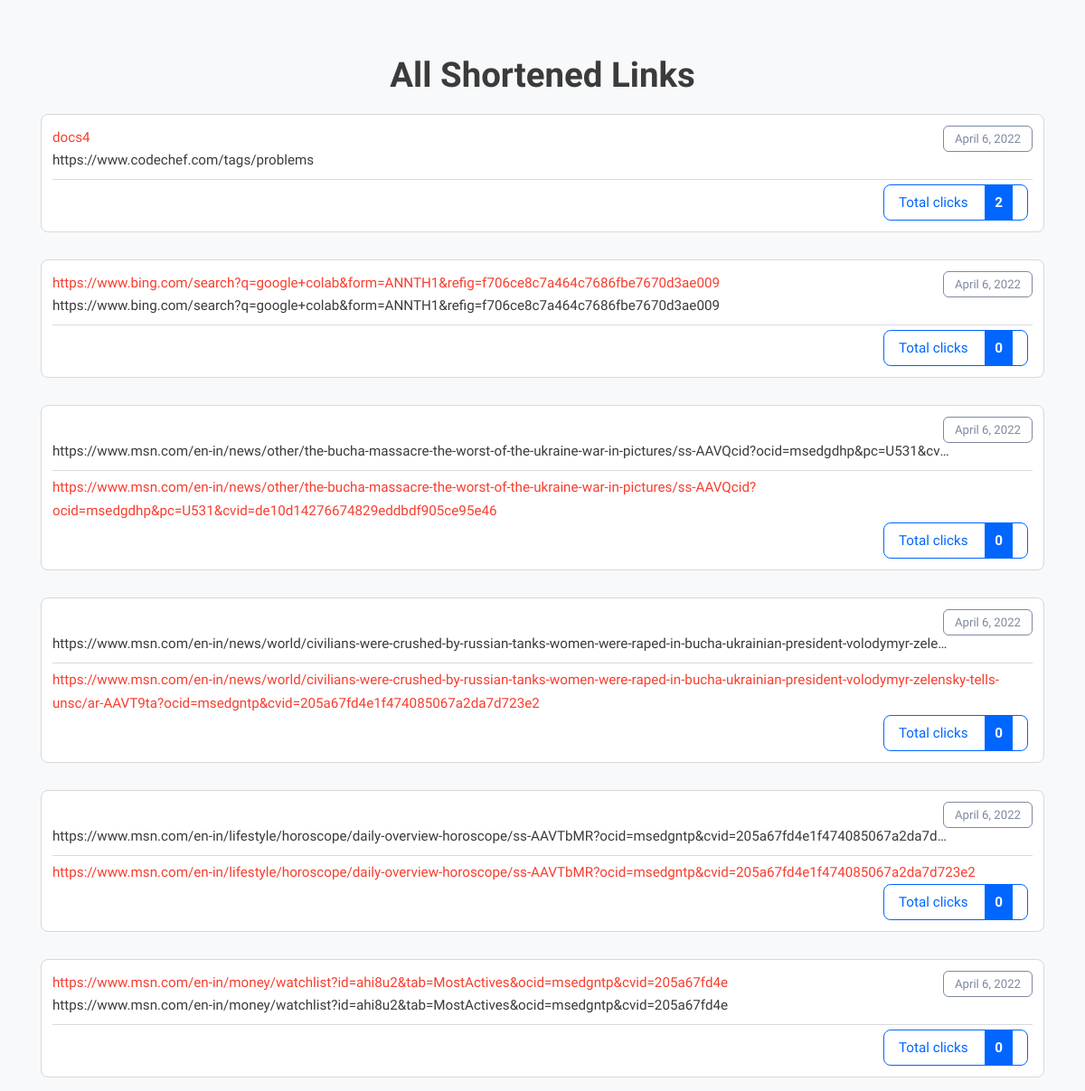
The page /all-links on the database as committed earlier.
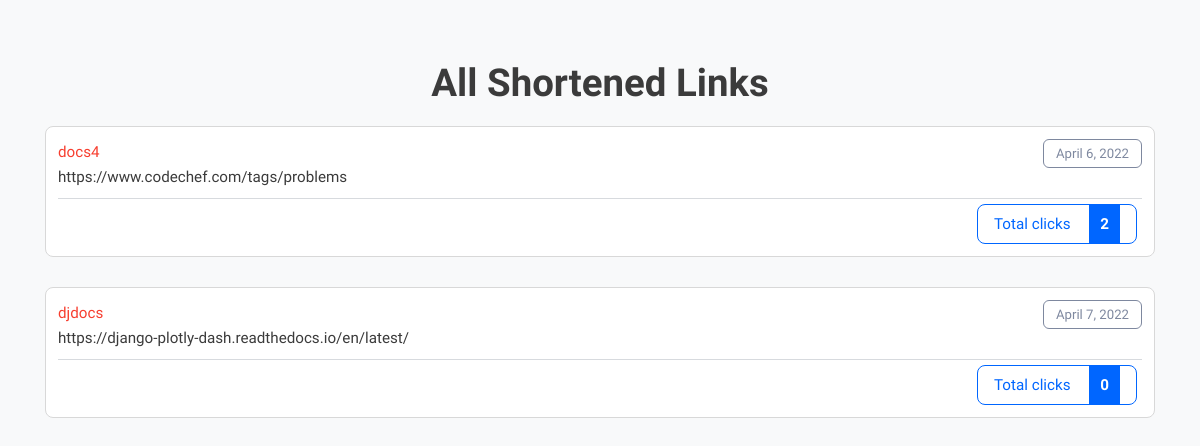
The same page on the database as committed later.
### myapp/models.py (models this page shows)
class LongToShort(models.Model):
    long_url = models.URLField(max_length=500)
    short_url = models.CharField(max_length=50, unique=True)
    date = models.DateField(auto_now_add=True)
    clicks = models.IntegerField(default=0)

### myapp/views.py (the view)
# urls.py: path('all-links',views.all_links),
def all_links(request):
    rows = LongToShort.objects.all()
    context = {'rows':rows}
    return render(request,'all-links.html',context)

### myapp/templates/all-links.html (shortened to what this page needs)
{% load static %}
<!DOCTYPE html>
<html lang="en" class="">
<head>
	<link rel="stylesheet" href="{% static 'bootstrap.min.css' %}" type="text/css" media="screen">
	<link rel="stylesheet" href="{% static 'style.css' %}" type="text/css" media="screen">
</head>
<body class="pace-done lout_stats30">
	<main id="content" role="main" class="wyniki wyniki_all">
		<div class="container">
			<div class="row">
				<div class="col-12 page_log_in mt-0">
					<h2 class="h1" style="text-align: center;">All Shortened Links</h2>
				</div>
                {% for obj in rows %}
				<div class="url_options url_stats_o" id="1">
					<p class="data_link">{{obj.date}}</p>
					<p class="url_link">
						{{obj.long_url}}
					</p>
					<p id="link" class="link_element">
						<a href="{{obj.short_url}}" class="short_url_l" target="blank">
							{{obj.short_url}}</a>
					</p>
					<div class="stats_total btn-cutt click_stats btn_norm">
						<div>Total clicks <strong class="allClicks">{{obj.clicks}}</strong></div>
					</div>
				</div>
                {% endfor %}
			</div>
		</div>
	</main>
</body>
</html>

Rows that differ between the two databases and show on the page:
removed LongToShort: date "April 6, 2022", long_url "https://www.bing.com/search?q=google+colab&form=ANNTH1&refig=f706ce8c7a464c7686fbe7670d3ae009", short_url "https://www.bing.com/search?q=google+colab&form=ANNTH1&refig=f706ce8c7a464c7686fbe7670d3ae009", clicks "0"
removed LongToShort: date "April 6, 2022", long_url "https://www.msn.com/en-in/news/other/the-bucha-massacre-the-worst-of-the-ukraine-war-in-pictures/ss-AAVQcid?ocid=msedgdhp&pc=U531&cv…", short_url "https://www.msn.com/en-in/news/other/the-bucha-massacre-the-worst-of-the-ukraine-war-in-pictures/ss-AAVQcid?ocid=msedgdhp&pc=U531&cvid=de10d14276674829eddbdf905ce95e46", clicks "0"
removed LongToShort: date "April 6, 2022", long_url "https://www.msn.com/en-in/news/world/civilians-were-crushed-by-russian-tanks-women-were-raped-in-bucha-ukrainian-president-volodymyr-zele…", short_url "https://www.msn.com/en-in/news/world/civilians-were-crushed-by-russian-tanks-women-were-raped-in-bucha-ukrainian-president-volodymyr-zelensky-tells-unsc/ar-AAVT9ta?ocid=msedgntp&cvid=205a67fd4e1f474085067a2da7d723e2", clicks "0"
removed LongToShort: date "April 6, 2022", long_url "https://www.msn.com/en-in/lifestyle/horoscope/daily-overview-horoscope/ss-AAVTbMR?ocid=msedgntp&cvid=205a67fd4e1f474085067a2da7d…", short_url "https://www.msn.com/en-in/lifestyle/horoscope/daily-overview-horoscope/ss-AAVTbMR?ocid=msedgntp&cvid=205a67fd4e1f474085067a2da7d723e2", clicks "0"
removed LongToShort: date "April 6, 2022", long_url "https://www.msn.com/en-in/money/watchlist?id=ahi8u2&tab=MostActives&ocid=msedgntp&cvid=205a67fd4e", short_url "https://www.msn.com/en-in/money/watchlist?id=ahi8u2&tab=MostActives&ocid=msedgntp&cvid=205a67fd4e", clicks "0"
added LongToShort: date "April 7, 2022", long_url "https://django-plotly-dash.readthedocs.io/en/latest/", short_url "djdocs", clicks "0"
